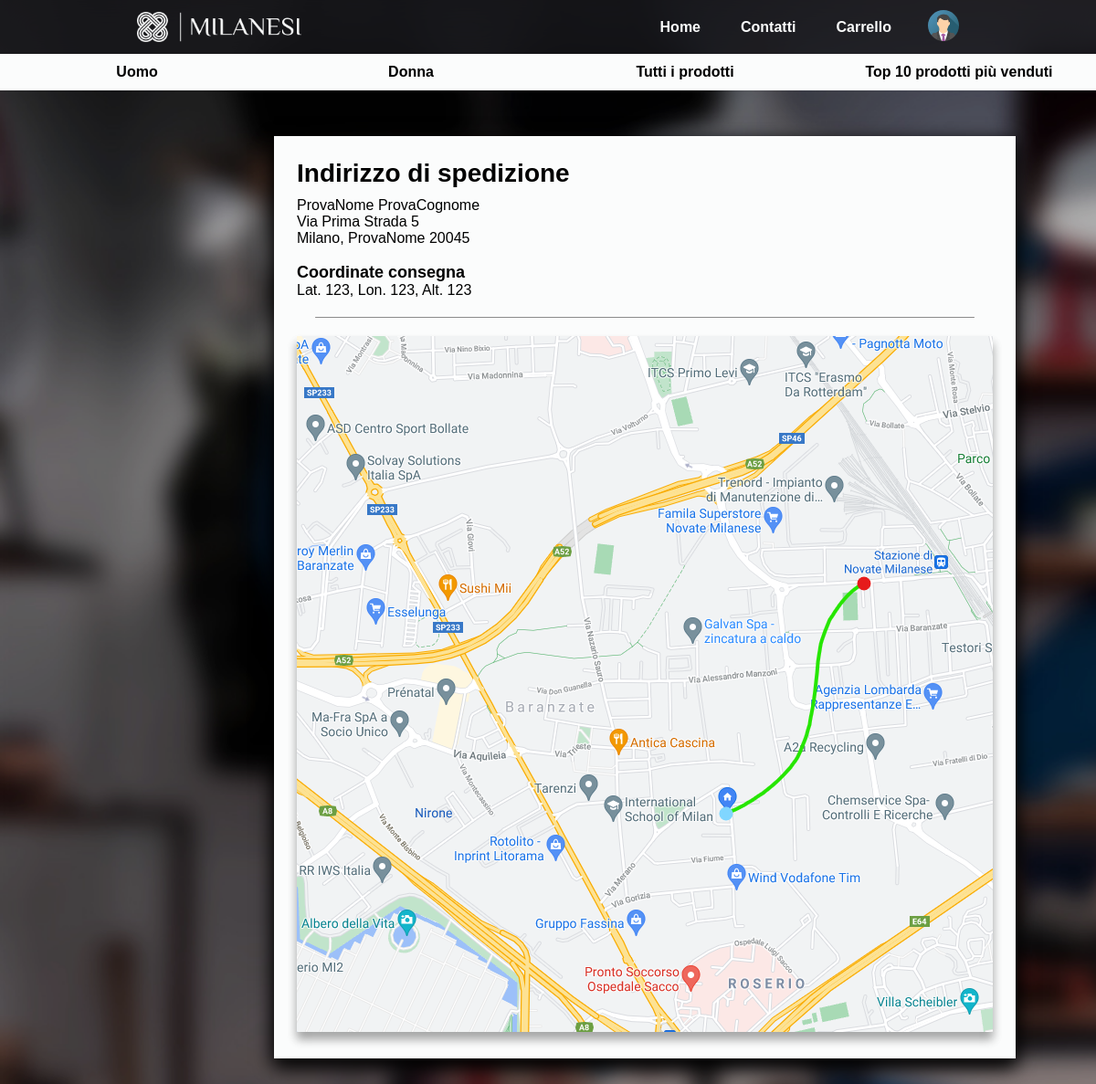
/tracciaPacco.php?IDacquisto=35 (signed in), run on the app's committed database.
### tables this page shows
CREATE TABLE `acquisto` (
  `IDacquisto` int(11) NOT NULL AUTO_INCREMENT,
  `quantita_acquisto` int(11) DEFAULT NULL,
  `idprodotto_taglia` int(11) DEFAULT NULL,
  `idordine` int(11) DEFAULT NULL,
  PRIMARY KEY (`IDacquisto`),
  KEY `idprodotto_taglia` (`idprodotto_taglia`),
  KEY `idordine` (`idordine`),
  CONSTRAINT `acquisto_ibfk_1` FOREIGN KEY (`idprodotto_taglia`) REFERENCES `prodotto_taglia` (`IDprodotto_taglia`),
  CONSTRAINT `acquisto_ibfk_2` FOREIGN KEY (`idordine`) REFERENCES `ordine` (`IDordine`)
);

CREATE TABLE `ordine` (
  `IDordine` int(11) NOT NULL AUTO_INCREMENT,
  `nome_destinatario` varchar(30) DEFAULT NULL,
  `cognome_destinatario` varchar(30) DEFAULT NULL,
  `email_destinatario` varchar(80) DEFAULT NULL,
  `indirizzo` varchar(100) DEFAULT NULL,
  `citta` varchar(30) DEFAULT NULL,
  `provincia` varchar(30) DEFAULT NULL,
  `cap` int(11) DEFAULT NULL,
  `numero_carta_utilizzata` varchar(19) DEFAULT NULL,
  `data_ordine` datetime DEFAULT NULL,
  `latitudine` varchar(25) DEFAULT NULL,
  `longitudine` varchar(25) DEFAULT NULL,
  `altitudine` varchar(25) DEFAULT NULL,
  `idutente` int(11) DEFAULT NULL,
  PRIMARY KEY (`IDordine`),
  KEY `idutente` (`idutente`),
  CONSTRAINT `ordine_ibfk_1` FOREIGN KEY (`idutente`) REFERENCES `utenti` (`IDutente`)
);

### dbConfig/dbConfig.php (called while the page is built, shortened)
<?php
    $acquisto = "acquisto";
    $ordine = "ordine";
 ?>

### tracciaPacco.php (the view, shortened to what this page needs)
<?php
include './dbConfig/dbConfig.php';
?>
<!DOCTYPE html>
<html>
  <?php
    $IDacquisto = $_GET['IDacquisto'];
    $sql = "SELECT * FROM acquisto INNER JOIN ordine ON $ordine.IDordine = $acquisto.idordine
            WHERE IDacquisto = '$IDacquisto'";
            $result = $conn->query($sql);
            $row = $result->fetch_assoc();
  ?>
  <head>
    <link rel="stylesheet" href="./css/style.carrello.css">
    <link rel="stylesheet" href="./css/style.mainpage.css">
    <link rel="stylesheet" href="./css/style.tabellaProdotti.css">
    <link rel="stylesheet" href="./css/style.pageProdotto.css">
    <link rel="stylesheet" href="./css/style.acquisti.css">
    <link rel="stylesheet" href="./css/background.css">
    <link rel="stylesheet" href="./css/style.checkout.css">
    <link rel="stylesheet" href="https://cdnjs.cloudflare.com/ajax/libs/font-awesome/4.7.0/css/font-awesome.min.css">
  </head>
  <body>
        <div class="header">
          <img src="./immagini/logo_small.png" class="logo" width="180px">
            <nav>
              <ul class="shortcut">
                <li> <a href="./mainPageLogin.php"> Home </a> </li>
                <li> <a href="./contatti.php"> Contatti </a> </li>
                <li> <a href="./carrello.php"> Carrello </a> </li>
              </ul>
            </nav>
            <a href="./avatarInfo.php">
              <img src="./immagini/img_avatar.png" class="avatar" alt="logo">
            </a>
        </div>
    <div class="entire-page">
      <div class="hero">
          <div class="header2 sticky-header">
            <a href="./mainPageUomo.php" class="button2-a"> <button class="button2 logged" name="button2-uomo"> Uomo </button> </a>
            <a href="./mainPageDonna.php" class="button2-a"> <button class="button2 logged" name="button2-donna"> Donna </button> </a>
            <a href="./mainPageTuttiP.php" class="button2-a"> <button class="button2 logged" name="button2-tuttiP"> Tutti i prodotti </button> </a>
            <a href="./mainPageTop10P.php" class="button2-a"> <button class="button2 logged" name="button2-Top10"> Top 10 prodotti più venduti </button> </a>
          </div>
          <form action="<?php echo $_SERVER['PHP_SELF']; ?>" method="post">
            <div class="checkout-page">
              <div class="container-checkout-margin">
                <div class="container-checkout2">
                  <div class="row-checkout">
                    <div class="col-75">
                        <div class="container-dettagliOrdine">
                            <h1> Indirizzo di spedizione </h1>
                            <h2> <?php echo "{$row["nome_destinatario"]} {$row["cognome_destinatario"]}" ?> </h2>
                            <h2> <?php echo $row["indirizzo"] ?> </h2>
                            <h2> <?php echo "{$row["provincia"]}, {$row["citta"]} {$row["cap"]}" ?> </h2>
                            <br>
                            <h3> Coordinate consegna </h3>
                            <h2> <?php echo "Lat. {$row["latitudine"]}, Lon. {$row["longitudine"]}, Alt. {$row["altitudine"]}" ?> </h2>
                          <hr>
                          <div class="container-mappa">
                            <img src="./immagini/mappa.png" class="img-mappa">
                          </div>
                        </div>
                      </div>
                    </div>
                  </div>
                </div>
              </div>
          </form>
        </div>
    </div>
  </body
</html>

### css/style.mainpage.css (style rules this page uses)
* { margin: 0; padding: 0; -webkit-text-size-adjust: 100%; box-sizing: border-box; }
li, a { font-family: "Montserrat", sans-serif; font-weight: 500; font-size: 16px; color: #FBFCFC; text-decoration: none; }
.header { position: relative; display: flex; justify-content: center; align-items: center; padding: 10.5px 12.5%; background: rgba(24,25,28,0.75); backdrop-filter: blur(20px); }
.avatar { margin-left: 20px; cursor: pointer; border-radius: 100px; max-width: 34.09px; }
.logo { margin-right: auto; }
.shortcut { list-style: none; }
.shortcut li { display: inline-block; padding: 0px 20px; }
.shortcut li a { color: #FBFCFC; font-weight: bold; }
.entire-page { width: 100%; height: 100%; position: absolute; }
.hero { width: 100%; height: 100%; position: relative; display: table; color: white; flex-wrap: wrap; }
.sticky-header { position: -webkit-sticky; position: sticky; top: 0; z-index: 50; }
.header2 { display: flex; justify-content: center; align-items: center; background: #FBFCFC; border-bottom: 1px solid #FBFCFC; border-top: 1px solid #FBFCFC; }
.button2-a { width: 100%; }
.button2 { padding: 10px 20px; width: 100%; margin-left: 0px; font-family: "Montserrat", sans-serif; font-weight: bold; font-size: 16px; text-decoration: none; background-color: #FBFCFC; cursor: pointer; outline: none; border: none; transition: 0.25s; color: black; }

### css/style.acquisti.css (style rules this page uses)
.container-dettagliOrdine { background: #FBFCFC; color: black; padding: 25px; box-shadow: 0 8px 20px 0 rgb(0 0 0 / 80%), 0 8px 20px 0 rgb(0 0 0 / 79%); }
.container-dettagliOrdine hr { border-top: 1px solid #8c8b8b; border-bottom: none; border-left: none; border-right: none; border-radius: 40px; margin-bottom: 20px; margin-top: 20px; }
.container-dettagliOrdine h1 { font-size: 28px; margin-bottom: 10px; }
.container-dettagliOrdine h2 { font-size: 16px; font-weight: normal; text-transform: capitalize; }
.container-dettagliOrdine h3 { font-size: 18px; font-weight: bold; }
.container-mappa { text-align: center; }
.img-mappa { box-shadow: 0 8px 10px 0 rgba(0, 0, 0, 0.2), 0 8px 10px 0 rgba(0, 0, 0, 0.19); }

### css/background.css (style rules this page uses)
* { scroll-behavior: smooth; box-sizing: border-box; }

### css/style.checkout.css (style rules this page uses)
* { box-sizing: border-box; }
.checkout-page { width: 100%; height: 100%; }
.container-checkout2 { width: 50%; height: 100%; margin: 0px auto; font-family: "Montserrat", sans-serif; color: black; }
.container-checkout-margin { padding-top: 50px; padding-bottom: 50px; }
.row-checkout { display: -ms-flexbox; display: flex; -ms-flex-wrap: wrap; flex-wrap: wrap; margin: 0 -16px; }
.col-75 { -ms-flex: 75%; flex: 75%; }
.col-25, .col-50, .col-75 { padding: 0 16px; }
hr { margin: 0 20px; border: 1px solid lightgrey; }

### data on the page
acquisto: idordine.nome_destinatario "ProvaNome", idordine.cognome_destinatario "ProvaCognome", idordine.indirizzo "Via Prima Strada 5", idordine.provincia "Milano", idordine.citta "ProvaNome", idordine.cap "20045", idordine.latitudine "123", idordine.longitudine "123", idordine.altitudine "123"
